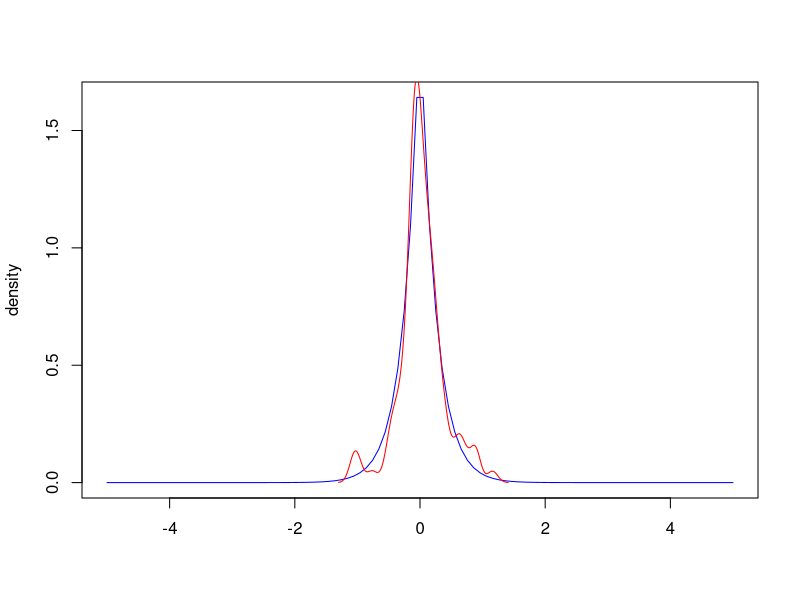
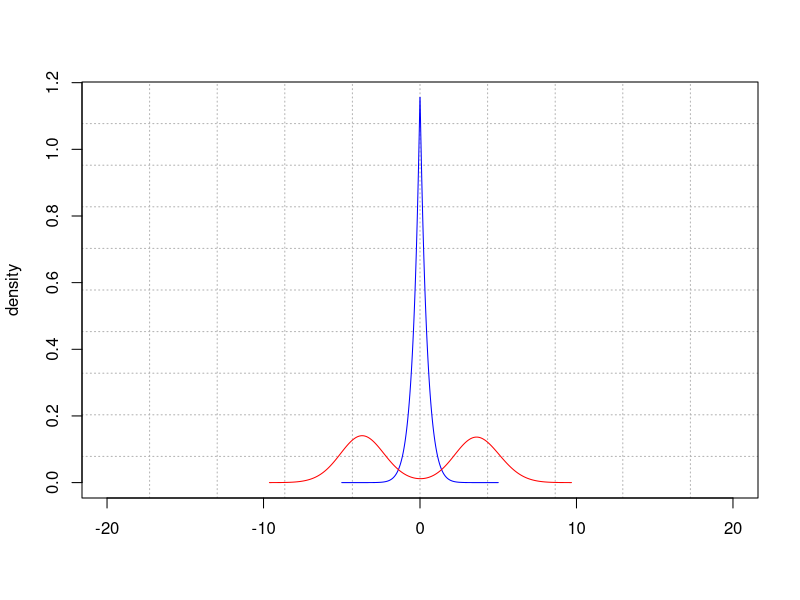

Source code (R) for these figures, in order: (Note: this script raises an error after producing the figures.)
 
 
 
############################################################################
############################################################################
##############Sequential boostrap####################
############################################################################
############################################################################
library(nleqslv)  


FindRoot = function(x,gamma1,gamma2,alpha) {
return(pnorm(x-gamma2)-exp(2*gamma2*x)*pnorm(-x-gamma2)-1+alpha)
}
MAX<-100
max<-100
Qn1<-rep(0,max)
Times1<-rep(0,max)
n1<-50
n2<-50
n<-100
sigma1<-1
sigma2<-1
mu1<-0.5
mu2<--0.5
mu<--0.5
c<-0.5
Z_alpha<-nleqslv(1, FindRoot, control=list(btol=.000001),jacobian=TRUE,method="Newton",gamma1=gamma1,gamma2=2*mu-2*c,alpha= 0.05)$x
hatsigma1<-sigma1
hatsigma2<-sigma2

for(k in 1:max){
    Tn1<-rep(0,MAX)
    Tn2<-rep(0,MAX)
    Tn3<-rep(0,MAX)
    Tn4<-rep(0,MAX)
     X<-rnorm(n,mu,sigma1)
     hatsigma<-sd(X)
     x<-c-X
    y<-X-c
    hatsigma1<-sd(x)
    hatsigma2<-sd(y)
    for(j in 1:MAX){
    if(((sum(Tn2[1:j]+Tn4[1:j]))/((MAX))+sum(Tn1[1:j]+Tn3[1:j])/(sqrt(MAX)*sqrt((hatsigma1^2/n+hatsigma2^2/n))))<=0){
   xx<-sample(x,n,replace=TRUE)
   yy<-sample(y,n,replace=TRUE) 
    #hatsigma1<-sd(xx)
     #  hatsigma2<-sd(yy)
    Tn1[j]<-(mean(xx)-mean(yy)-(2*c-2*mean(X)))
    Tn2[j]<-mean(xx)-mean(yy)
    }else{
   xx<-sample(x,n,replace=TRUE)
   yy<-sample(y,n,replace=TRUE) 
    # hatsigma1<-sd(xx)
     #  hatsigma2<-sd(yy)
    Tn3[j]<-(mean(yy)-mean(xx)-(2*mean(X)-2*c))
    Tn4[j]<-mean(yy)-mean(xx)}      
   }
   Qn1[k]<-sum(Tn2+Tn4)/(MAX)+sum(Tn1+Tn3)/(sqrt(MAX)*sqrt((hatsigma1^2/n+hatsigma2^2/n)))
   Times1[k]<-(abs(Qn1[k])>Z_alpha)+0  
 }

densityf<-function(y,alpha,c){
exp(-(y^2-2*alpha*(abs(y-c)-abs(c))+alpha^2)/2)/sqrt(2*pi)-
alpha*exp(2*alpha*abs(y-c))*(1-pnorm(abs(c)+abs(y-c)+alpha,0,1))
}   
YY<-seq(-5,5,length=100)
Alpha<-2*mu-2*c
res<-array(0,dim=c(length(YY),length(Alpha)))
for(j in 1:length(YY)){
for(k in 1:length(Alpha))
res[j,k]<-densityf(YY[j],Alpha[k],0)
}
plot(YY,res,type="l",ylab="density",xlab="",col="blue")
lines(density(Qn1),ylab="density",col="red",xlab="")
mean(Times1)

############################################################################
##################Sequential data/streaming data########################
############################################################################

library(nleqslv)  
FindRoot = function(x,gamma1,gamma2,alpha) {
return(pnorm(x-gamma2)-exp(2*gamma2*x)*pnorm(-x-gamma2)-1+alpha)
}
MAX<-10
max<-500
Qn1<-rep(0,max)
Times1<-rep(0,max)
Mean<-matrix(data=0,max, MAX)
n<-100
mu<-1
c<-1.1
sigma1<-0.68
Z_alpha<-nleqslv(1, FindRoot, control=list(btol=.000001),jacobian=TRUE,method="Newton",gamma1=gamma1,gamma2=-c,alpha= 0.05)$x
hatsigma1<-sigma1
rm<-matrix(data=0,max,MAX)
for(k in 1:max){
    Tn1<-rep(0,MAX)
    Tn2<-rep(0,MAX)
    Tn3<-rep(0,MAX)
    Tn4<-rep(0,MAX)
    print(k)
   for(j in 1:MAX){
       
    X<-rnorm(n,mu,sigma1) 
    mean<-mean(X)
    rm[k,j]=mean
    if(j<2){hatsigma1=0.3
    h<-rnorm(1,0,1) }
    else{hatsigma1<-sd(X)
    h=-1}

    if(((sum(Tn2[1:j]+Tn4[1:j]))/((MAX))+sum(Tn1[1:j]+Tn3[1:j])/(sqrt(MAX)*sqrt((hatsigma1^2/n))))<=0 & h<0){
    Tn1[j]<-mean(X)-c
    Tn2[j]<-mean(X)
    }else{
    Tn3[j]<-(c-mean(X))
    Tn4[j]<--mean(X)}      
   }
   Qn1[k]<-sum(Tn2+Tn4)/(MAX)+sum(Tn1+Tn3)/(sqrt(MAX)*sqrt((hatsigma1^2/n)))
   Times1[k]<-(abs(Qn1[k])>Z_alpha)+0  
 }
densityf<-function(y,alpha,c){
exp(-(y^2-2*alpha*(abs(y-c)-abs(c))+alpha^2)/2)/sqrt(2*pi)-
alpha*exp(2*alpha*abs(y-c))*(1-pnorm(abs(c)+abs(y-c)+alpha,0,1))
}   
YY<-seq(-5,5,length=1000)
Alpha<--c
res<-array(0,dim=c(length(YY),length(Alpha)))
for(j in 1:length(YY)){
for(k in 1:length(Alpha))
res[j,k]<-densityf(YY[j],Alpha[k],0)
}
plot(YY,res,type="l",ylab="density",xlab="",col="blue",panel.first=grid(10,10,col="gray70"), xlim=c(-20,20))#
lines(density(Qn1),ylab="density",col="red",xlab="")
mean(Times1)
sd(apply(rm,1,sd))
############################################################################
##################ÏÔÖøÐÔ¼ìÑé########################
############################################################################

library(nleqslv)  
FindRoot = function(x,gamma1,gamma2,alpha) {
    return(pnorm(x-gamma2)-exp(2*gamma2*x)*pnorm(-x-gamma2)-1+alpha)
}
MAX<-500
max<-1000
Qn1<-rep(0,max)
Times1<-rep(0,max)
Mean<-matrix(data=0,max, MAX)
#n1<-50
#n2<-50
n<-100
#sigma1<-1
#sigma2<-1
#mu1<-0.5
#mu2<--0.5
mu<--0.02
c<-0
Z_alpha<-nleqslv(1, FindRoot, control=list(btol=.000001),jacobian=TRUE,method="Newton",gamma1=gamma1,gamma2=0,alpha= 0.05)$x
hatsigma1<-sigma1
hatsigma2<-sigma2

for(k in 1:max){
    Tn1<-rep(0,MAX)
    Tn2<-rep(0,MAX)
    Tn3<-rep(0,MAX)
    Tn4<-rep(0,MAX)
    #hatsigma1<-sigma1
    
    print(k)
    
    for(j in 1:MAX){
        #if(j < 500){
        #X<-rnorm(n,mu,sigma1)}
        #   else{X<-rnorm(n,mu-1,sigma1)}
        
        X<-rnorm(n,mu,sigma1)   
        hatsigma1<-sd(X)
        #Mean[k,j]<-mean(X)
        #row_mean = mean(Mean[k,1:j])
        
        
        
        if(((sum(Tn2[1:j]+Tn4[1:j]))/((MAX))+sum(Tn1[1:j]+Tn3[1:j])/(sqrt(MAX)*sqrt((hatsigma1^2/n))))<=0){
            
            Tn1[j]<-mean(X)-c
            Tn2[j]<-mean(X)
        }else{
            
            Tn3[j]<-(c-mean(X))
            Tn4[j]<--mean(X)}      
    }
    Qn1[k]<-sum(Tn2+Tn4)/(MAX)+sum(Tn1+Tn3)/(sqrt(MAX)*sqrt((hatsigma1^2/n)))
    Times1[k]<-(abs(Qn1[k])>Z_alpha)+0  
}

densityf<-function(y,alpha,c){
    exp(-(y^2-2*alpha*(abs(y-c)-abs(c))+alpha^2)/2)/sqrt(2*pi)-
        alpha*exp(2*alpha*abs(y-c))*(1-pnorm(abs(c)+abs(y-c)+alpha,0,1))
}   
YY<-seq(-5,5,length=1000)
Alpha<-0
res0<-array(0,dim=c(length(YY),length(Alpha)))
for(j in 1:length(YY)){
    for(k in 1:length(Alpha))
        res0[j,k]<-densityf(YY[j],0,0)
}

res1<-array(0,dim=c(length(YY),length(Alpha)))
for(j in 1:length(YY)){
    for(k in 1:length(Alpha))
        res1[j,k]<-densityf(YY[j],1,0)
}

res2<-array(0,dim=c(length(YY),length(Alpha)))
for(j in 1:length(YY)){
    for(k in 1:length(Alpha))
        res2[j,k]<-densityf(YY[j],2,0)
}

res11<-array(0,dim=c(length(YY),length(Alpha)))
for(j in 1:length(YY)){
    for(k in 1:length(Alpha))
        res11[j,k]<-densityf(YY[j],-1,0)
}

res22<-array(0,dim=c(length(YY),length(Alpha)))
for(j in 1:length(YY)){
    for(k in 1:length(Alpha))
        res22[j,k]<-densityf(YY[j],-2,0)
}

#ress<-array(0,dim=c(length(YY),length(Alpha)))
#for(j in 1:length(YY)){
#for(k in 1:length(Alpha))
#        ress[j,k]<-densityf(YY[j],-Alpha[k],0)
#}
TeX("$\\kappa$")

plot(YY,res0,type="l",ylab="density",xlab="",col="skyblue1",panel.first=grid(10,10,col="gray70"),ylim=c(0,2))#xlim=c(-15,15)
#lines(YY,ress,type="l",ylab="density",xlab="",col="red")
legend("topleft",inset=0.05,  col=c("red","pink","skyblue1","gray","black"),c(TeX("$\\kappa$=2"),TeX("$\\kappa$=1"),TeX("$\\kappa$=0"),TeX("$\\kappa$=-1"),TeX("$\\kappa$=-2")),lty=c(1,1),bty="n")
lines(YY,res1,ylab="density",col="pink",xlab="")
lines(YY,res2,ylab="density",col="red",xlab="")
lines(YY,res11,ylab="density",col="gray",xlab="")
lines(YY,res22,ylab="density",col="black",xlab="")
mean(Times1)
